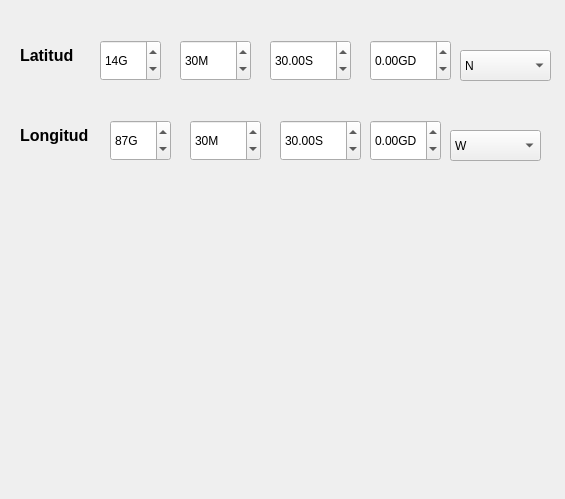
<?xml version="1.0" encoding="UTF-8"?>
<ui version="4.0">
 <class>LanLonCalcDialogBase</class>
 <widget class="QDialog" name="LanLonCalcDialogBase">
  <property name="geometry">
   <rect>
    <x>0</x>
    <y>0</y>
    <width>565</width>
    <height>499</height>
   </rect>
  </property>
  <property name="windowTitle">
   <string>Calculadora Lan/Lon</string>
  </property>
  <widget class="QLabel" name="label">
   <property name="geometry">
    <rect>
     <x>20</x>
     <y>40</y>
     <width>61</width>
     <height>31</height>
    </rect>
   </property>
   <property name="font">
    <font>
     <pointsize>12</pointsize>
     <weight>75</weight>
     <italic>false</italic>
     <bold>true</bold>
    </font>
   </property>
   <property name="text">
    <string>Latitud</string>
   </property>
  </widget>
  <widget class="QSpinBox" name="spbLatD">
   <property name="geometry">
    <rect>
     <x>100</x>
     <y>40</y>
     <width>61</width>
     <height>41</height>
    </rect>
   </property>
   <property name="suffix">
    <string>G</string>
   </property>
   <property name="maximum">
    <number>90</number>
   </property>
   <property name="value">
    <number>14</number>
   </property>
  </widget>
  <widget class="QSpinBox" name="spbLatM">
   <property name="geometry">
    <rect>
     <x>180</x>
     <y>40</y>
     <width>71</width>
     <height>41</height>
    </rect>
   </property>
   <property name="suffix">
    <string>M</string>
   </property>
   <property name="maximum">
    <number>59</number>
   </property>
   <property name="value">
    <number>30</number>
   </property>
  </widget>
  <widget class="QDoubleSpinBox" name="spbLatS">
   <property name="geometry">
    <rect>
     <x>270</x>
     <y>40</y>
     <width>81</width>
     <height>41</height>
    </rect>
   </property>
   <property name="suffix">
    <string>S</string>
   </property>
   <property name="maximum">
    <double>59.000000000000000</double>
   </property>
   <property name="value">
    <double>30.000000000000000</double>
   </property>
  </widget>
  <widget class="QComboBox" name="cmbLatH">
   <property name="geometry">
    <rect>
     <x>460</x>
     <y>50</y>
     <width>91</width>
     <height>31</height>
    </rect>
   </property>
   <item>
    <property name="text">
     <string>N</string>
    </property>
   </item>
   <item>
    <property name="text">
     <string>S</string>
    </property>
   </item>
  </widget>
  <widget class="QDoubleSpinBox" name="spbLatDD">
   <property name="geometry">
    <rect>
     <x>370</x>
     <y>40</y>
     <width>81</width>
     <height>41</height>
    </rect>
   </property>
   <property name="suffix">
    <string>GD</string>
   </property>
   <property name="minimum">
    <double>-90.000000000000000</double>
   </property>
   <property name="maximum">
    <double>90.000000000000000</double>
   </property>
  </widget>
  <widget class="QDoubleSpinBox" name="spbLonS">
   <property name="geometry">
    <rect>
     <x>280</x>
     <y>120</y>
     <width>81</width>
     <height>41</height>
    </rect>
   </property>
   <property name="suffix">
    <string>S</string>
   </property>
   <property name="maximum">
    <double>59.000000000000000</double>
   </property>
   <property name="value">
    <double>30.000000000000000</double>
   </property>
  </widget>
  <widget class="QLabel" name="label_2">
   <property name="geometry">
    <rect>
     <x>20</x>
     <y>120</y>
     <width>81</width>
     <height>31</height>
    </rect>
   </property>
   <property name="font">
    <font>
     <pointsize>12</pointsize>
     <weight>75</weight>
     <italic>false</italic>
     <bold>true</bold>
    </font>
   </property>
   <property name="text">
    <string>Longitud</string>
   </property>
  </widget>
  <widget class="QSpinBox" name="spbLonM">
   <property name="geometry">
    <rect>
     <x>190</x>
     <y>120</y>
     <width>71</width>
     <height>41</height>
    </rect>
   </property>
   <property name="suffix">
    <string>M</string>
   </property>
   <property name="maximum">
    <number>59</number>
   </property>
   <property name="value">
    <number>30</number>
   </property>
  </widget>
  <widget class="QDoubleSpinBox" name="spbLonDD">
   <property name="geometry">
    <rect>
     <x>370</x>
     <y>120</y>
     <width>71</width>
     <height>41</height>
    </rect>
   </property>
   <property name="suffix">
    <string>GD</string>
   </property>
   <property name="minimum">
    <double>-180.000000000000000</double>
   </property>
   <property name="maximum">
    <double>180.000000000000000</double>
   </property>
  </widget>
  <widget class="QSpinBox" name="spbLonD">
   <property name="geometry">
    <rect>
     <x>110</x>
     <y>120</y>
     <width>61</width>
     <height>41</height>
    </rect>
   </property>
   <property name="suffix">
    <string>G</string>
   </property>
   <property name="maximum">
    <number>180</number>
   </property>
   <property name="value">
    <number>87</number>
   </property>
  </widget>
  <widget class="QComboBox" name="cmbLonH">
   <property name="geometry">
    <rect>
     <x>450</x>
     <y>130</y>
     <width>91</width>
     <height>31</height>
    </rect>
   </property>
   <item>
    <property name="text">
     <string>W</string>
    </property>
   </item>
   <item>
    <property name="text">
     <string>E</string>
    </property>
   </item>
  </widget>
 </widget>
 <resources/>
 <connections/>
</ui>
